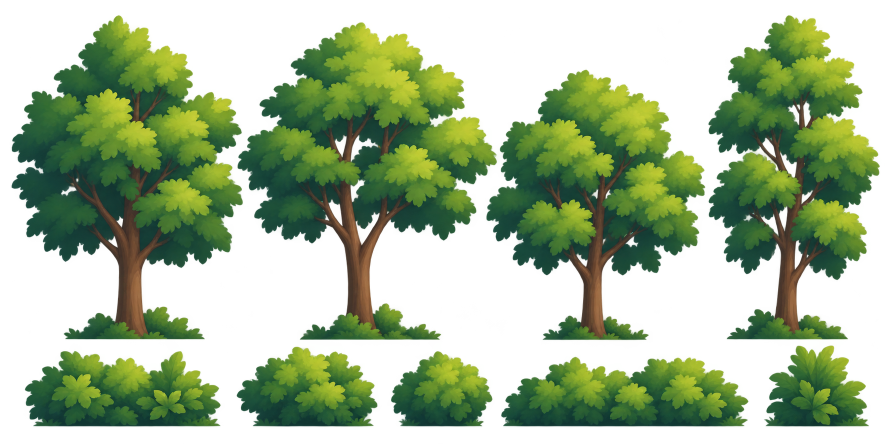
#> input picture worlds/prototypes/airport/assets/trees/fuente-atlas.png, 1774 x 887 px (shown at 1/2 size)
$ python recortar-arboles.py
#> lines starting #> are read from the running program, lines starting #| are printed output that depends on the picture; after the words box and inside, x2 and y2 are one past the last pixel; in counts of white or black regions, pixels touching at a corner belong together
# Recorta los árboles/arbustos del atlas del usuario.
# - Quitar fondo negro con de-alpha premultiplicado (sin halo).
# - Cortar cada árbol en el hueco entre copas; plumear (feather) el borde del
#   corte para que las hojas del vecino no queden chirriadas.
# - Recentrar el tronco y exportar un manifiesto JS con el pivote de cada PNG.
import json
from pathlib import Path
import numpy as np
from PIL import Image

# Rutas relativas a este script: se puede ejecutar desde cualquier carpeta.
OUT = str(Path(__file__).resolve().parent.parent / 'assets' / 'trees')
SRC = OUT + '/fuente-atlas.png'

img = Image.open(SRC).convert('RGB')
a = np.asarray(img).astype(np.float32)
maxc = a.max(axis=2)
alpha = np.clip((maxc - 10.0) / 30.0, 0, 1)
rgb = np.clip(a / np.maximum(alpha[..., None], 0.06), 0, 255)
rgba = np.dstack([rgb, alpha * 255]).astype(np.float32)

TREE_SEAMS = [0, 497, 980, 1391, 1774]
BUSH_SEAMS = [0, 444, 470, 758, 779, 988, 1000, 1499, 1527, 1774]
BUSH_SEAMS = [0, 457, 768, 983, 1499, 1527, 1774]  # pares: inicio de cada hueco
TREE_Y = (0, 683)
BUSH_Y = (684, 887)

def feather(rgba, x0, x1, amount):
    """Suaviza alpha verticalmente cerca de los bordes de celda."""
    out = rgba.copy()
    W = out.shape[1]
    for (edge, direction) in ((x0, 1), (x1, -1)):
        for i in range(amount):
            x = edge + direction * i
            if 0 <= x < W:
                k = (i + 1) / (amount + 1)
                out[:, x, 3] *= (1 - k) if direction == 1 else k
    return out

def trunk_center(cell, y0, y1):
    band = cell[y0:y1]
    brown = (band[..., 0] > 70) & (band[..., 0] > band[..., 1] * 1.25) & (band[..., 1] > band[..., 2] * 1.3)
    ys, xs = np.where(brown)
    if len(xs) < 30:
        return cell.shape[1] / 2
    return float(np.median(xs))

def tight(rgba_cell, mask_thresh=40):
    m = rgba_cell[..., 3] > mask_thresh
    ys, xs = np.where(m)
    if len(xs) == 0:
        return rgba_cell, (0, rgba_cell.shape[1])
    pad = 3
    y0, y1 = max(ys.min() - pad, 0), min(ys.max() + pad, rgba_cell.shape[0])
    x0, x1 = max(xs.min() - pad, 0), min(xs.max() + pad, rgba_cell.shape[1])
    return rgba_cell[y0:y1, x0:x1], (x0, x1)

def recolor_alpha(cell):
    im = Image.fromarray(cell[..., :3].astype(np.uint8), 'RGB')
    al = Image.fromarray(cell[..., 3].astype(np.uint8), 'L')
    out = Image.merge('RGBA', (*im.split(), al))
    return out

def despeckle(cell, min_area):
    """Elimina fragmentos de alfa desconectados (hojas del vecino aisladas)."""
    from scipy import ndimage
    m = cell[..., 3] > 40
    lab, n = ndimage.label(m)
    if n <= 1:
        return cell
    sizes = ndimage.sum(m, lab, range(1, n + 1))
    keep = {i + 1 for i, s in enumerate(sizes) if s >= min_area}
    drop = ~np.isin(lab, list(keep)) & m
    cell = cell.copy()
    cell[drop, 3] = 0
    return cell

def layered_atlas(idx):
    """Divide el árbol en 3 capas de profundidad según su luminancia (la
    pintura ya está hecha por capas: base oscura, tonos medios, highlights).
    Apiladas en Z con offsets pequeños producen parallax real al moverse."""
    from scipy.ndimage import gaussian_filter
    im = np.asarray(Image.open(f'{OUT}/tree-{idx}.png').convert('RGBA')).astype(np.float32)
    r, g, b, a = im[..., 0], im[..., 1], im[..., 2], im[..., 3]
    L = .2126 * r + .7152 * g + .0722 * b
    soft = 20
    a_mid = a * np.clip((L - 112 + soft) / (2 * soft), 0, 1)
    a_front = a * np.clip((L - 148 + soft) / (2 * soft), 0, 1)
    a_mid = gaussian_filter(a_mid, 1.4)
    a_front = gaussian_filter(a_front, 1.4)
    back = np.dstack([np.clip(r * .72, 0, 255), np.clip(g * .74, 0, 255), np.clip(b * .72, 0, 255), a])
    mid = np.dstack([r, g, b, a_mid])
    front = np.dstack([np.clip(r * 1.05, 0, 255), np.clip(g * 1.05, 0, 255), np.clip(b * 1.02, 0, 255), a_front])
    atlas = np.concatenate([back, mid, front], axis=1)
    Image.fromarray(atlas.astype(np.uint8)).save(f'{OUT}/tree-{idx}-layers.png')
    print(f'tree-{idx}-layers.png', atlas.shape[1], atlas.shape[0])

manifest = {'trees': {}, 'bushes': {}}

# --- Árboles ---
for i in range(4):
    x0, x1 = TREE_SEAMS[i], TREE_SEAMS[i + 1]
    cell = rgba[TREE_Y[0]:TREE_Y[1], x0:x1]
    cell = feather(cell, 0, cell.shape[1] - 1, 24)
#> after the loop in feather, `for (edge, direction) in ((x0, 1), (x1, -1)):`:
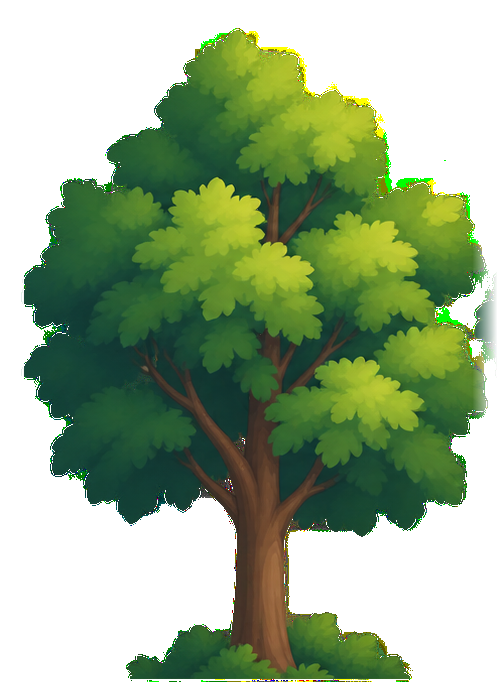
#> out: shape (683, 497, 4) float32; mean R, G, B, A 39.6, 60.5, 26, 141.8; transparent parts drawn white
    cell = despeckle(cell, 900)
#> in despeckle, `m = cell[..., 3] > 40`: m: shape (683, 497) bool; 55.7% white; 266 black regions (263 under 20 px), largest, box (x1, y1, x2, y2) and area: (0, 0, 497, 683) 149516, (469, 339, 485, 358) 184, (436, 306, 443, 314) 27
#> in despeckle, `lab, n = ndimage.label(m)`:
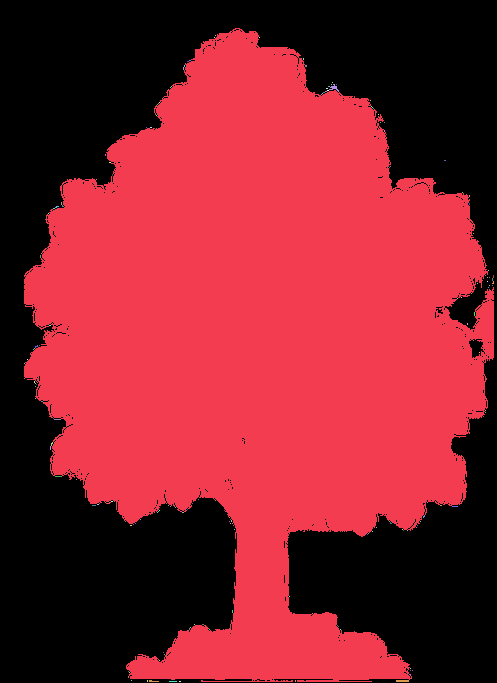
#> lab: shape (683, 497) int32; 182 distinct labels, from 0 to 181; one colour per label, 0 black
#> in despeckle, `lab, n = ndimage.label(m)`: n = 181
#> in despeckle, `sizes = ndimage.sum(m, lab, range(1, n + 1))`: sizes = 181 values, max 188791 at index 0, min 1 at index 1, mean 1045
#> in despeckle, `keep = {i + 1 for i, s in enumerate(sizes) if s >= min_area}`: keep = 1 item
#> in despeckle, `drop = ~np.isin(lab, list(keep)) & m`: drop: shape (683, 497) bool; 0.11% white in thin lines or dots, all inside (x1, y1, x2, y2) = (24, 35, 494, 682)
#> in despeckle, `cell[drop, 3] = 0`: cell: shape (683, 497, 4) float32; 0.11% of pixels changed, all inside (x1, y1, x2, y2) = (24, 35, 494, 682)
    cx = trunk_center(cell, int(cell.shape[0] * .6), cell.shape[0])
#> in trunk_center, `brown = (band[..., 0] > 70) & (band[..., 0] > band[..., 1] * 1.25) & (..`:
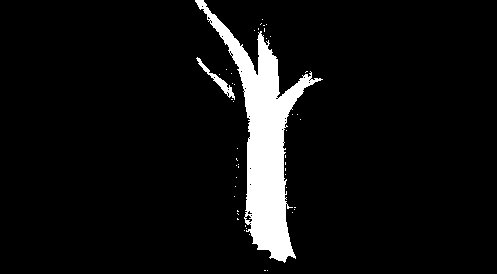
#> brown: shape (274, 497) bool; 6.8% white; 48 white regions (46 under 20 px), largest, box (x1, y1, x2, y2) and area: (195, 0, 323, 263) 8927, (196, 57, 235, 100) 275
#> in trunk_center, `ys, xs = np.where(brown)`: ys = 9274 values from 0 to 270; xs = 9274 values, max 322 at index 1989, min 195 at index 0, mean 262.5
#> cx = 264
    cropped, (cx0, cx1) = tight(cell)
#> in tight, `m = rgba_cell[..., 3] > mask_thresh`:
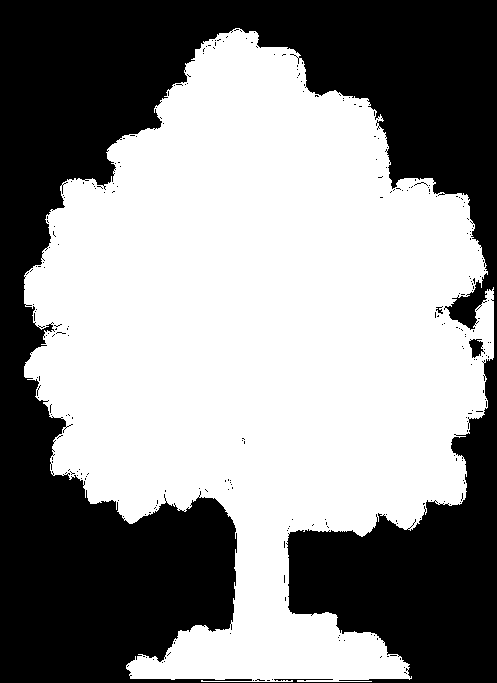
#> m: shape (683, 497) bool; 55.6% white; 266 black regions (263 under 20 px), largest, box (x1, y1, x2, y2) and area: (0, 0, 497, 683) 149873, (469, 339, 485, 358) 186, (436, 306, 443, 314) 27
#> in tight, `y0, y1 = max(ys.min() - pad, 0), min(ys.max() + pad, rgba_cell.shape[0])`: y0 = 25; y1 = 683
#> in tight, `x0, x1 = max(xs.min() - pad, 0), min(xs.max() + pad, rgba_cell.shape[1])`: x0 = 21; x1 = 496
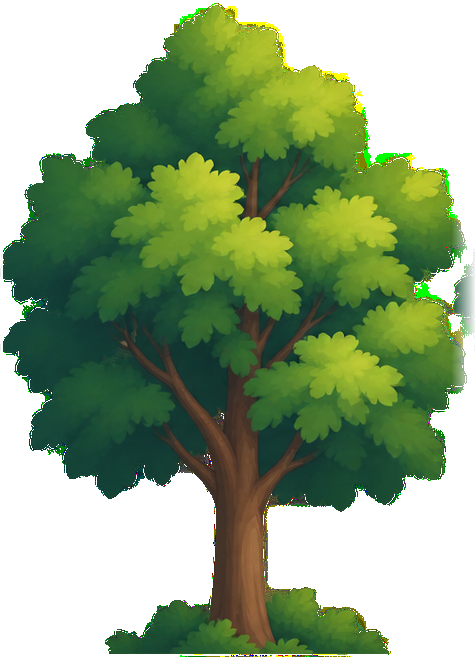
#> cropped: shape (658, 475, 4) float32; mean of channels 0, 1, 2, 3 43, 65.6, 28.3, 153.7; transparent parts drawn white
#> cx0 = 21; cx1 = 496
    pivot = (cx - cx0) / cropped.shape[1]
#> pivot = 0.512
    im = recolor_alpha(cropped)
    H = 640
    W = max(2, round(im.size[0] * H / im.size[1] / 2) * 2)
#> W = 462
    im = im.resize((W, H), Image.LANCZOS)
#> im: PIL image 462x640 RGBA
    im.save(f'{OUT}/tree-{i+1}.png')
    layered_atlas(i + 1)
#> in layered_atlas, `front = np.dstack([np.clip(r * 1.05, 0, 255), np.clip(g * 1.05, 0, 255..`:
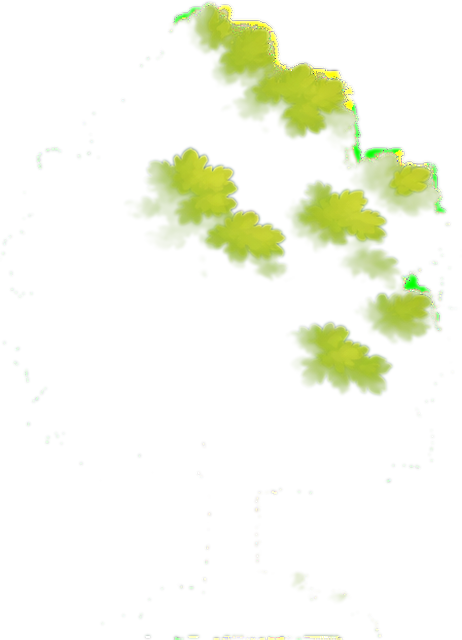
#> front: shape (640, 462, 4) float32; mean of channels 0, 1, 2, 3 46.2, 71.1, 29.4, 22.9; transparent parts drawn white
#> in layered_atlas, `atlas = np.concatenate([back, mid, front], axis=1)`:
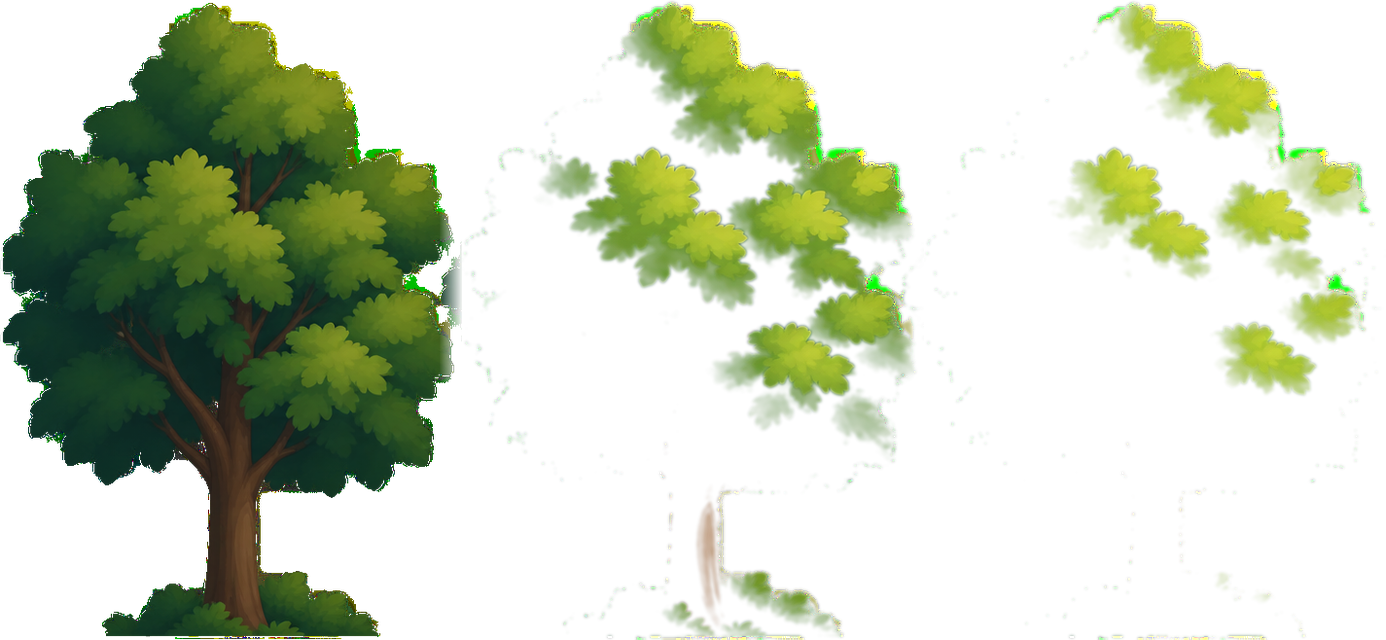
#> atlas: shape (640, 1386, 4) float32; mean of channels 0, 1, 2, 3 40.7, 63.1, 26.3, 75.2; transparent parts drawn white
#| tree-1-layers.png 1386 640
    manifest['trees'][f'tree-{i+1}'] = {'aspect': round(W / H, 4), 'pivotX': round(pivot, 4)}
    print(f'tree-{i+1}.png', im.size, 'pivotX', round(pivot, 3))
#| tree-1.png (462, 640) pivotX 0.512

# --- Arbustos ---
seams = [(0, 444), (470, 758), (779, 988), (1000, 1499), (1527, 1774)]
#> seams = [(0, 444), (470, 758), (779, 988), (1000, 1499), (1527, 1774)]
for i, (x0, x1) in enumerate(seams):
    cell = rgba[BUSH_Y[0]:BUSH_Y[1], x0:x1]
    cell = feather(cell, 0, cell.shape[1] - 1, 12)
    cell = despeckle(cell, 350)
    cropped, _ = tight(cell)
    im = recolor_alpha(cropped)
    H = 300
    W = max(2, round(im.size[0] * H / im.size[1] / 2) * 2)
    im = im.resize((W, H), Image.LANCZOS)
    im.save(f'{OUT}/bush-{i+1}.png')
    manifest['bushes'][f'bush-{i+1}'] = {'aspect': round(W / H, 4), 'pivotX': 0.5}
    print(f'bush-{i+1}.png', im.size)
#> this loop made 5 passes
#> (W, n in despeckle, y0 in tight) on passes 1 to 5: (716, 52, 7), (482, 49, 0), (344, 25, 0), (954, 87, 20), (356, 36, 0)
#| bush-1.png (716, 300)
#| bush-2.png (482, 300)
#| bush-3.png (344, 300)
#| bush-4.png (954, 300)
#| bush-5.png (356, 300)
#> after the loop, manifest = 2 items

with open(f'{OUT}/manifest.json', 'w', encoding='utf-8') as f:
    json.dump(manifest, f, ensure_ascii=False, indent=2)
print('manifest.json ok')
